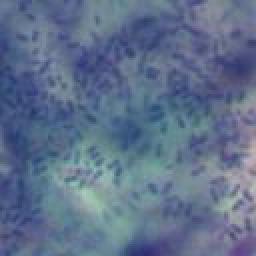
#> input picture test/BIOFILM/27-05.jpg, 128 x 128 px (shown 2 times larger); its folder holds only this picture in this run
$ python -i hsv_features.py   (imports and definitions only)
#> lines starting #> are read from the running program, lines starting #| are printed output that depends on the picture
#> further down, picture is the input picture: shape (128, 128, 3); mean B, G, R 139.3, 112.3, 94.5
import os
import cv2
from scipy.stats import skew, kurtosis
import numpy as np


def hsv_features(image):
    # Convert the image to HSV color model
    hsv_image = cv2.cvtColor(image, cv2.COLOR_BGR2HSV)
#> hsv_image: shape (128, 128, 3); mean H, S, V 108, 84.6, 139.5

    # Separate the channels
    H, S, V = cv2.split(cv2.cvtColor(hsv_image, cv2.COLOR_BGR2HSV))
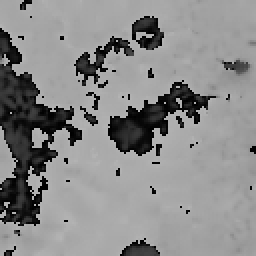
#> H: shape (128, 128) (shown 2 times larger); min 0, max 179, mean 137.8
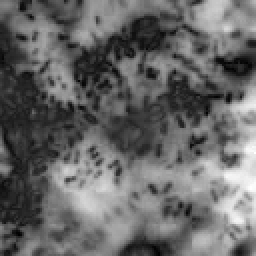
#> S: shape (128, 128) (shown 2 times larger); min 0, max 255, mean 102.8
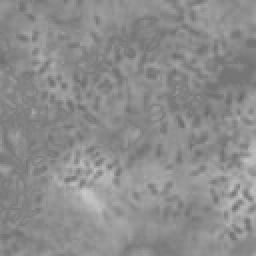
#> V: shape (128, 128) (shown 2 times larger); min 104, max 202, mean 140.6

    # Equalize the saturation channel
    eq_S = cv2.equalizeHist(S)
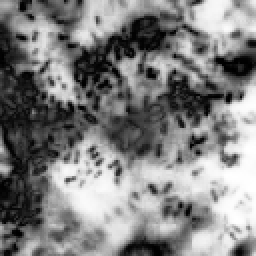
#> eq_S: shape (128, 128) (shown 2 times larger); min 0, max 255, mean 128.3
    eq_image = cv2.cvtColor(cv2.merge([H, eq_S, V]), cv2.COLOR_HSV2BGR)
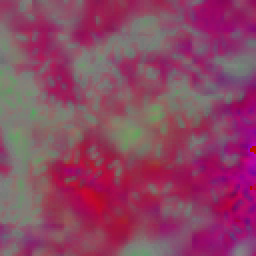
#> eq_image: shape (128, 128, 3) (shown 2 times larger); mean B, G, R 100.1, 68.8, 139.6

    cv2.imshow("eq", eq_image)
    cv2.waitKey()


# [7 lines not run here, left out]

>>> import cv2
>>> picture = cv2.imread('test/BIOFILM/27-05.jpg')
>>> result = hsv_features(picture)

$ run again, on test/BIOFILM/30-22.jpg
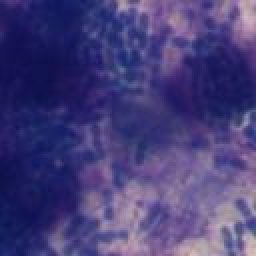
#> input picture test/BIOFILM/30-22.jpg, 128 x 128 px (shown 2 times larger)
#> picture is the input picture: shape (128, 128, 3); mean B, G, R 121.4, 63, 71
#> hsv_image: shape (128, 128, 3); mean H, S, V 125.3, 135.4, 121.7
#> in hsv_features, `eq_S = cv2.equalizeHist(S)`:
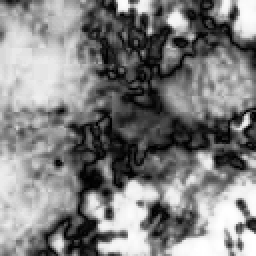
#> eq_S: shape (128, 128) (shown 2 times larger); min 0, max 255, mean 128.1
#> in hsv_features, `eq_image = cv2.cvtColor(cv2.merge([H, eq_S, V]), cv2.COLOR_HSV2BGR)`:
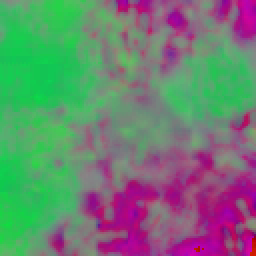
#> eq_image: shape (128, 128, 3) (shown 2 times larger); mean B, G, R 113.6, 128.1, 108.1

$ run again, on test/BIOFILM/5-14.jpg
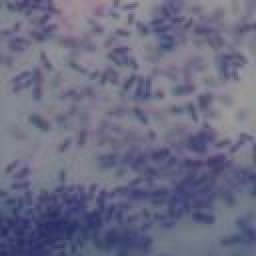
#> input picture test/BIOFILM/5-14.jpg, 128 x 128 px (shown 2 times larger)
#> picture is the input picture: shape (128, 128, 3); mean B, G, R 132.1, 108.4, 107.7
#> hsv_image: shape (128, 128, 3); mean H, S, V 120, 53, 132.1
#> in hsv_features, `eq_S = cv2.equalizeHist(S)`:
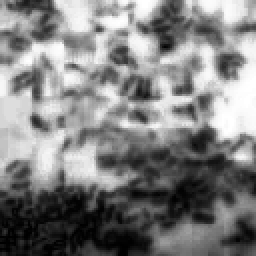
#> eq_S: shape (128, 128) (shown 2 times larger); min 0, max 255, mean 128.4
#> in hsv_features, `eq_image = cv2.cvtColor(cv2.merge([H, eq_S, V]), cv2.COLOR_HSV2BGR)`:
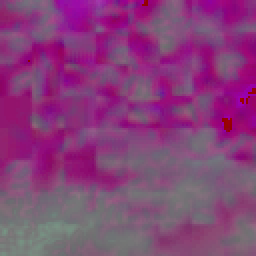
#> eq_image: shape (128, 128, 3) (shown 2 times larger); mean B, G, R 121.3, 63.9, 133.1
